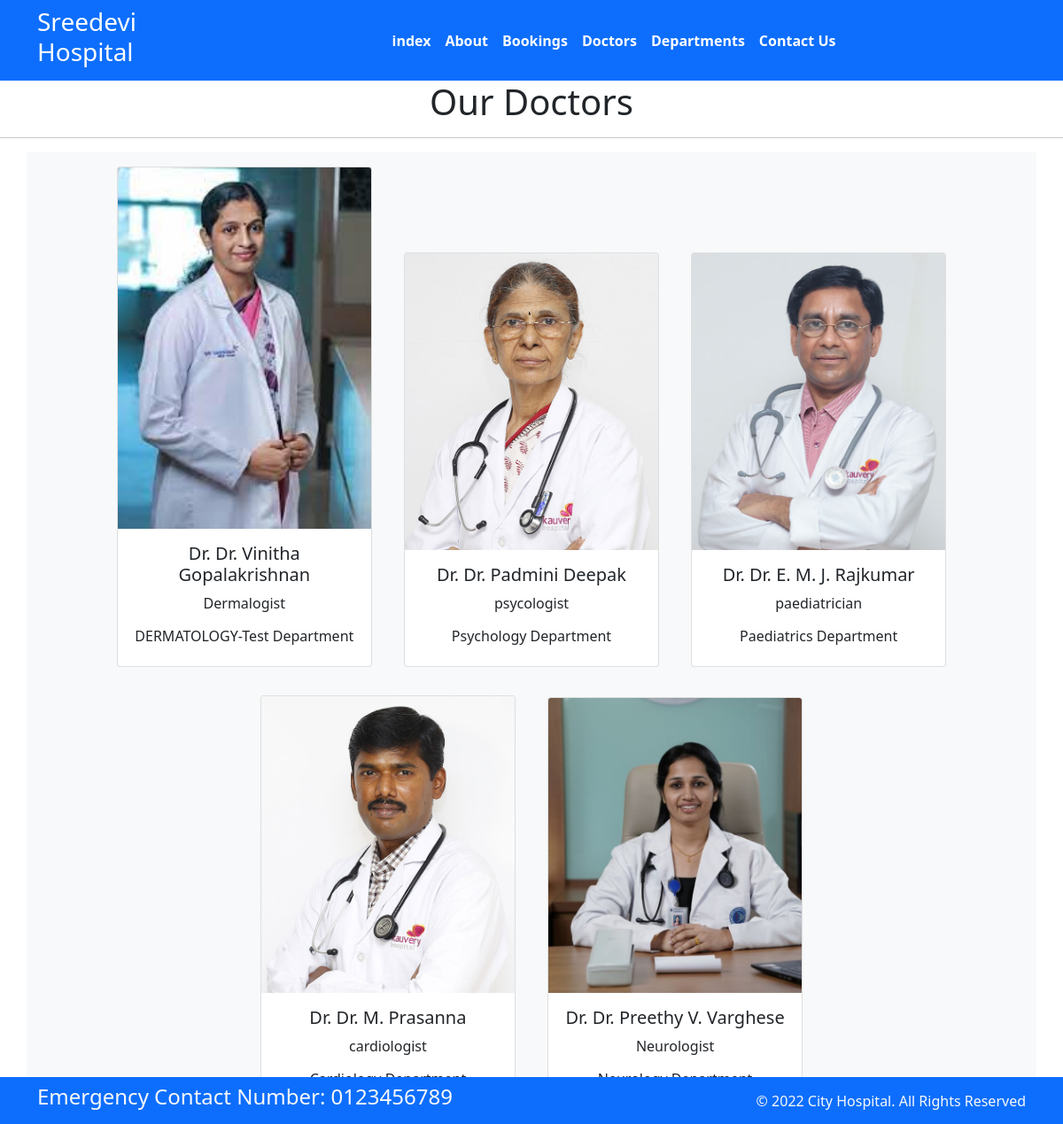
Page /doctors on the committed database.
### app6/models.py (models this page shows, shortened)
class Doctors(models.Model):
    doc_name = models.CharField(max_length=255)
    doc_spec = models.CharField(max_length=255)
    dep_name = models.ForeignKey(Departments , on_delete=models.CASCADE)
    doc_image = models.ImageField(upload_to='doctors')

class Departments(models.Model):
    dep_name =models.CharField(max_length=100)
    dep_description=models.TextField()
    def __str__(self):
        return self.dep_name

### app6/views.py (the view)
# urls.py: path('doctors', views.doctors,name="doctors"),
def doctors(req):
    dict_docs = {
        'doctors': Doctors.objects.all()
    }
    return render(req, 'doctors.html', dict_docs)

### templates/doctors.html (shortened to what this page needs)
{% extends 'base.html' %}
{% block content %}
<h1 class="text-center">Our Doctors </h1>
<hr>
<div class="container text-center bg-light">
{% for d in doctors %}
<div class="card text-center mx-3 my-3" style="width: 18rem; display:inline-block">
    <img src="{{d.doc_image.url}}" class="card-img-top" alt="...">
    <div class="card-body">
      <h5 class="card-title">Dr. {{d.doc_name}}</h5>
      <p class="card-text">{{d.doc_spec}}</p>
      <h6>{{d.dep_name}} Department</h6>
    </div>
  </div>
{% endfor %}
</div>
{% endblock %}

### templates/base.html (shortened to what this page needs)
{% load static %}
<!DOCTYPE html>
<html>
  <head>
    <link rel="stylesheet"
      href=" https://cdn.jsdelivr.net/npm/bootstrap@5.1.3/dist/css/bootstrap.min.css ">
    <link rel="stylesheet"
      href="https://use.fontawesome.com/releases/v5.2.0/css/all.css">
      <link rel="stylesheet"
      href="{% static 'css/style.css' %}">
      <link rel="stylesheet"
      href="{% static '/css/style.css'%}">
  </head>
  <body>
    <nav class="navbar bg-primary navbar-expand-md ">
      <div class="container">
        <div class="col-2 text-left pl-md-0">
          <h3 class="text-white"> Sreedevi Hospital </h3>
        </div>
        <div
          class="collapse navbar-collapse justify-content-center col-md-8 navbar-collapse-3">
          <ul class="navbar-nav justify-content-center  fw-bold">
            <li class="nav-item active">
              <a class="nav-link text-white" href="{% url 'index' %}">index </a>
            </li>
            <li class="nav-item">
              <a class="nav-link text-white" href="{% url 'about' %}">About</a>
            </li>
            <li class="nav-item">
              <a class="nav-link text-white" href="{% url 'bookings' %}">Bookings</a>
            </li>
            <li class="nav-item">
              <a class="nav-link text-white" href="{% url 'doctors' %}">Doctors</a>
            </li>
			 <li class="nav-item">
              <a class="nav-link text-white" href="{% url 'dep' %}">Departments</a>
            </li>
            <li class="nav-item">
              <a class="nav-link text-white" href="{% url 'contact' %}">Contact Us</a>
            </li>
          </ul>
        </div>
      </div>
    </nav>
{% block content %}{% endblock %}
    <section class="fixed-bottom">
      <footer class="pt-2 pb-2  bg-primary text-light">
        <div class="container">
          <div class="row align-items-center">
            <div class="col-12 col-md-8">
              <h4>Emergency Contact Number: 0123456789</h4>
            </div>
            <div class="col-12 col-md-4 mt-4 mt-md-0 text-center text-md-end">
              © 2022 City Hospital. All Rights Reserved
            </div>
          </div>
        </div>
      </footer>
    </section>
  </body>
</html>

### rows in the picture
Doctors: doc_image (picture), doc_name "Dr. Vinitha Gopalakrishnan", doc_spec "Dermalogist", dep_name "DERMATOLOGY-Test"
Doctors: doc_image (picture), doc_name "Dr. Padmini Deepak", doc_spec "psycologist", dep_name "Psychology"
Doctors: doc_image (picture), doc_name "Dr. E. M. J. Rajkumar", doc_spec "paediatrician", dep_name "Paediatrics"
Doctors: doc_image (picture), doc_name "Dr. M. Prasanna", doc_spec "cardiologist"
Doctors: doc_image (picture), doc_name "Dr. Preethy V. Varghese", doc_spec "Neurologist"
